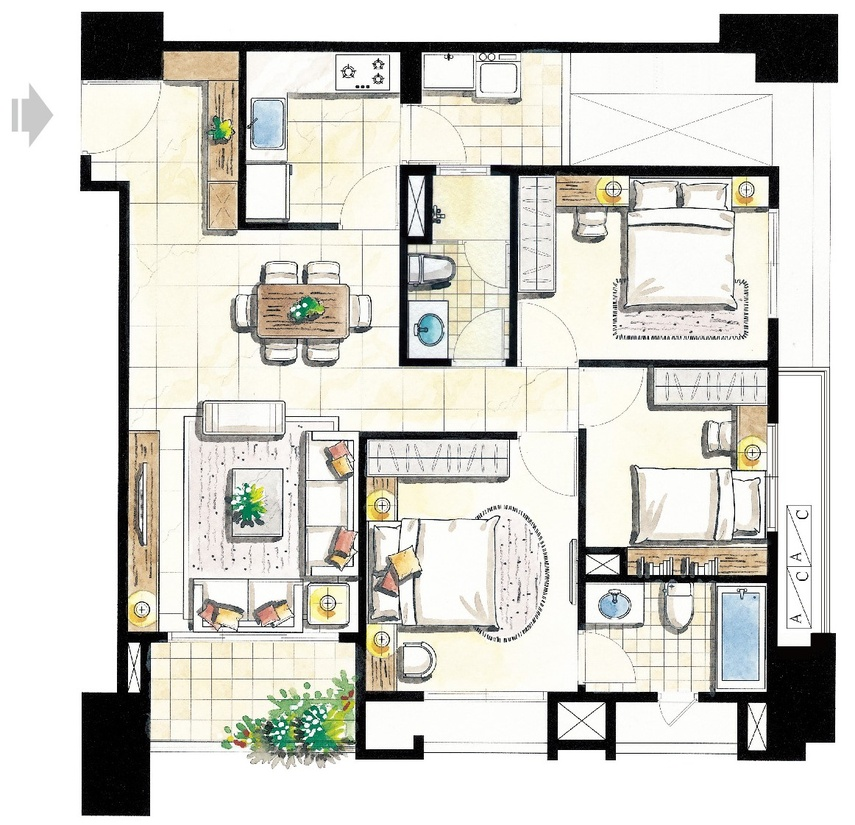
#> input picture images/FloorPlan (2).jpg, 855 x 825 px, shrunk from 1162 x 1122 before the run
$ python obstacle.py
#> lines starting #> are read from the running program, lines starting #| are printed output that depends on the picture; after the words box and inside, x2 and y2 are one past the last pixel; in counts of white or black regions, pixels touching at a corner belong together
### fengshui/item.py
from typing import List, Optional, Dict

class Item:
    """
    Defines an object's name and its position on the floor plane for "overlap calculation" and "path obstacle detection".
    """
    def __init__(self, x1= 0.0, y1= 0.0, x2= 0.0, y2= 0.0, name= None, orientation= None):
        self.x1 = x1
        self.y1 = y1
        self.x2 = x2
        self.y2 = y2
        self.name = name
        self.orientation = orientation

    def get_center(self) -> Dict[str, int]:
        """ Calculate the center of the item. (pixel) """
        center_X = int((self.x1 + self.x2) / 2)
        center_Y = int((self.y1 + self.y2) / 2)
        return {'center_X':center_X, 'center_Y':center_Y}

    # [8 lines left out: function get_projection_values, not called in this run]

    def get_length_value(self) -> int:
        if self.orientation == 'vertical':
            return round(self.x2 - self.x1)
        elif self.orientation == 'horizontal':
            return round(self.y2 - self.y1)
        else:
            raise ValueError(f"Invalid orientation '{self.orientation}'. Orientation must be 'vertical' or 'horizontal'.")

    def __repr__(self):
        return  f"Item ({self.x1}, {self.y1}, {self.x2}, {self.y2},'{self.name}', '{self.orientation}')"

### obstacle/obstacle.py
from pathlib import Path
from typing import List, Tuple, Dict
import numpy as np
from PIL import Image
import cv2
import sys

# Path arrangement
FILE = Path(__file__).resolve()
ROOT = FILE.parents[1]
sys.path.insert(0, str(ROOT))  # for import modules

from fengshui.item import Item  # Core class, very important

def apply_white_boxes(floor_plan: np.ndarray, items: List[Item]) -> np.ndarray:
    """
    Apply white boxes on the floor plan image for each item's bounding box with a 2% margin.

    Parameters:
    - floor_plan (np.ndarray): The binarized floor plan image where obstacles are to be highlighted.
    - items (List[Item]): List of items whose bounding boxes are to be expanded and applied as white boxes on the floor plan.

    Returns:
    - np.ndarray: The updated floor plan image with white boxes applied over the specified items.
    """
    height, width = floor_plan.shape[:2]

    for item in items:
        # Get the bounding box coordinates from the Item object
        x_min, y_min = int(item.x1), int(item.y1)
        x_max, y_max = int(item.x2), int(item.y2)

        # Calculate a 2% margin to expand the bounding box
        x_margin = int((x_max - x_min) * 0.02)
        y_margin = int((y_max - y_min) * 0.02)

        # Adjust the coordinates to include the margin, ensuring they stay within image boundaries
        x_min = max(0, x_min - x_margin)
        y_min = max(0, y_min - y_margin)
        x_max = min(width, x_max + x_margin)
        y_max = min(height, y_max + y_margin)

        # Set the pixels in the expanded bounding box area to white
        floor_plan[y_min:y_max, x_min:x_max] = 255

    return floor_plan


def floor_plan_binarization(image_path: Path) -> np.ndarray:
    """
    Binarize the floor plan image.

    Parameters:
    - image_path (Path): Path to the image file.

    Returns:
    - np.ndarray: Binarized image.
    """
    try:
        pil_image = Image.open(image_path)
        image = np.array(pil_image)
    except Exception as e:
        raise ValueError(f"Failed to load image from {image_path}: {e}")

    if image is None:
        raise ValueError(f"Failed to load image from {image_path}")

    # Check if the image is already grayscale or not
    if len(image.shape) == 3:  # If image has 3 channels, it's a color image
        image = cv2.cvtColor(image, cv2.COLOR_BGR2GRAY)

    # Apply bilateral filter
    blur = cv2.bilateralFilter(image, 10, 100, 1000)

    # Apply morphological operations
    kernel = np.ones((3, 3), np.uint8)
    img_erode = cv2.erode(blur, kernel)
    img_dilate = cv2.dilate(img_erode, kernel)

    # Apply threshold to binarize the image
    ret, result = cv2.threshold(img_dilate, 70, 255, cv2.THRESH_BINARY)

    return result


def bresenham_line(x0: int, y0: int, x1: int, y1: int) -> List[Tuple[int, int]]:
    """
    Generate points in a line from (x0, y0) to (x1, y1) using Bresenham's algorithm.

    Parameters:
    - x0, y0, x1, y1 (int): Coordinates of the start and end points.

    Returns:
    - List[Tuple[int, int]]: List of points in the line.
    """
    points = []
    dx = abs(x1 - x0)
    dy = -abs(y1 - y0)
    sx = 1 if x0 < x1 else -1
    sy = 1 if y0 < y1 else -1
    err = dx + dy
    while True:
        points.append((x0, y0))
        if x0 == x1 and y0 == y1:
            break
        e2 = 2 * err
        if e2 >= dy:
            err += dy
            x0 += sx
        if e2 <= dx:
            err += dx
            y0 += sy
    return points

def points_check(floor_plan: np.ndarray, points_line: List[Tuple[int, int]], scan_range: int, orientation: str) -> int:
    """
    Check points along the line for obstacles and count black points.

    Parameters:
    - floor_plan (np.ndarray): Binarized floor plan image.
    - points_line (List[Tuple[int, int]]): List of points in the line.
    - scan_range (int): Range to scan around each point.
    - orientation (str): Orientation of the scan ('vertical' or 'horizontal').

    Returns:
    - int: Maximum number of black points found along the scan range.
    """
    half_range = round(scan_range / 2)
    max_black_point = 0

    for point in points_line:
        black_point_counter = 0
        if orientation == 'vertical':
            left = max(point[0] - half_range, 0)
            right = min(point[0] + half_range, floor_plan.shape[1])
            for n in range(left, right + 1):
                if floor_plan[point[1], n] == 0:
                    black_point_counter += 1
        elif orientation == 'horizontal':
            up = max(point[1] - half_range, 0)
            down = min(point[1] + half_range, floor_plan.shape[0])
            for n in range(up, down + 1):
                if floor_plan[n, point[0]] == 0:
                    black_point_counter += 1
        max_black_point = max(max_black_point, black_point_counter)
    return max_black_point

def items_obstacle_detect(image_path: Path, items: List[Item]) -> Dict[str, any]:
    """
    Detect obstacles between two items on the floor plan.

    Parameters:
    - image_path (Path): Path to the floor plan image.
    - items (List[Item]): List of two items to check between.

    Returns:
    - Dict[str, Any]: Dictionary containing the binarized image array, points line, and obstacle rate.
    """

    result_dic ={
        'items' : [],
        'points_line' : [],
        'bin_image_np_arrary': None,
        'rate': 0.0
    }

    floor_plan = floor_plan_binarization(image_path)
#> in floor_plan_binarization, pil_image is the input picture: PIL image 855x825 RGB; mean R, G, B 212.5, 211.4, 204.9
#> in floor_plan_binarization, `image = cv2.cvtColor(image, cv2.COLOR_BGR2GRAY)`:
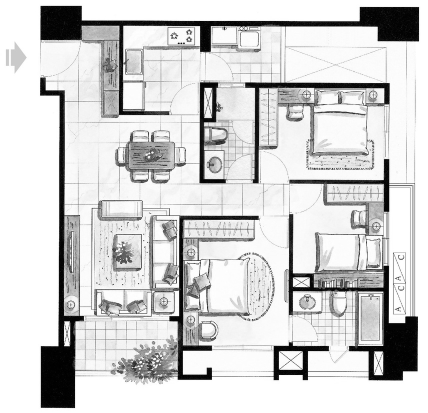
#> image: shape (825, 855) (shown at 1/2 size); min 0, max 255, mean 209.6
#> in floor_plan_binarization, `blur = cv2.bilateralFilter(image, 10, 100, 1000)`:
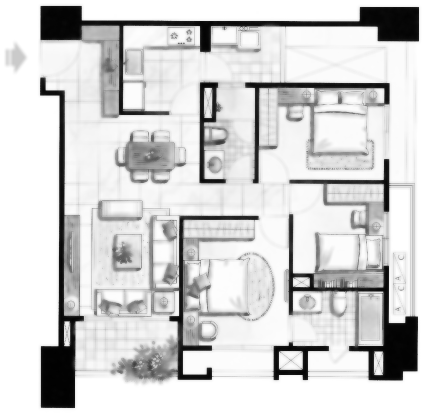
#> blur: shape (825, 855) (shown at 1/2 size); min 1, max 255, mean 210.3
#> in floor_plan_binarization, `img_erode = cv2.erode(blur, kernel)`:
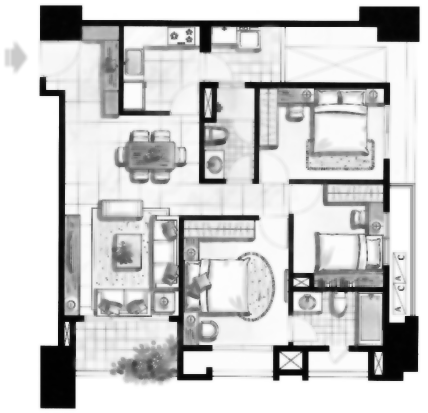
#> img_erode: shape (825, 855) (shown at 1/2 size); min 1, max 255, mean 202.3
#> in floor_plan_binarization, `ret, result = cv2.threshold(img_dilate, 70, 255, cv2.THRESH_BINARY)`:
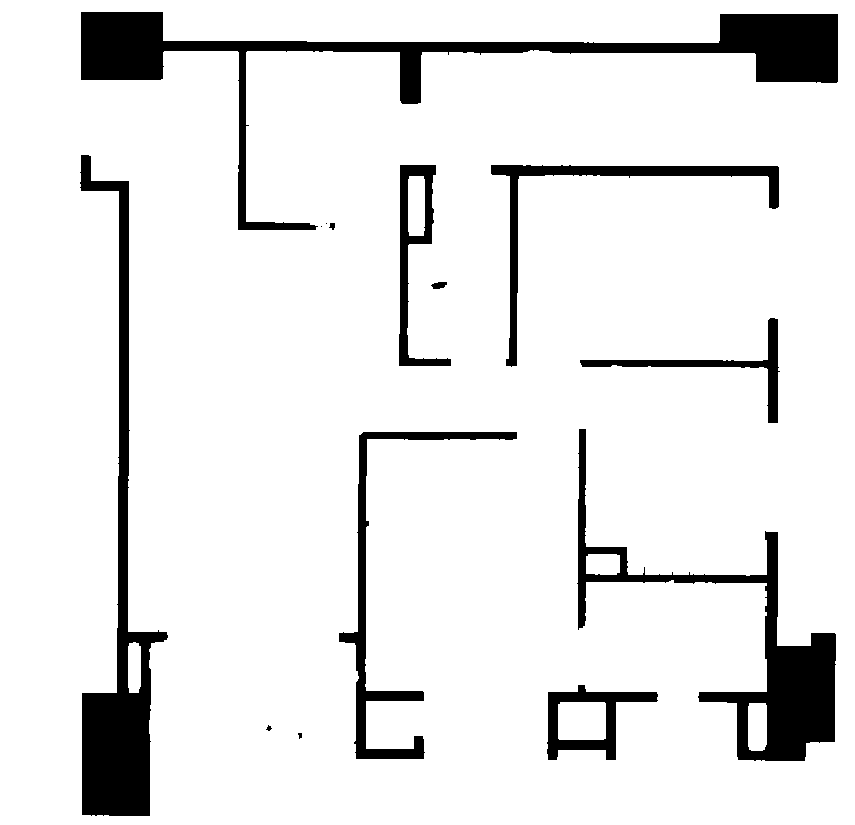
#> result: shape (825, 855); 90.3% white; 14 black regions (3 under 20 px), largest, box (x1, y1, x2, y2) and area: (81, 12, 838, 230) 21109, (80, 155, 168, 816) 15081, (577, 429, 836, 761) 13810
    start = items[0].get_center()
    end = items[1].get_center()
    points_line = bresenham_line(int(start['center_X']), int(start['center_Y']), int(end['center_X']), int(end['center_Y']))

    if items[0].orientation != items[1].orientation:
        raise ValueError("Items do not have the same orientation")

    # Clean Items area to white"
    floor_plan = apply_white_boxes(floor_plan=floor_plan, items=items)
#> after the loop in apply_white_boxes, `for item in items:`:
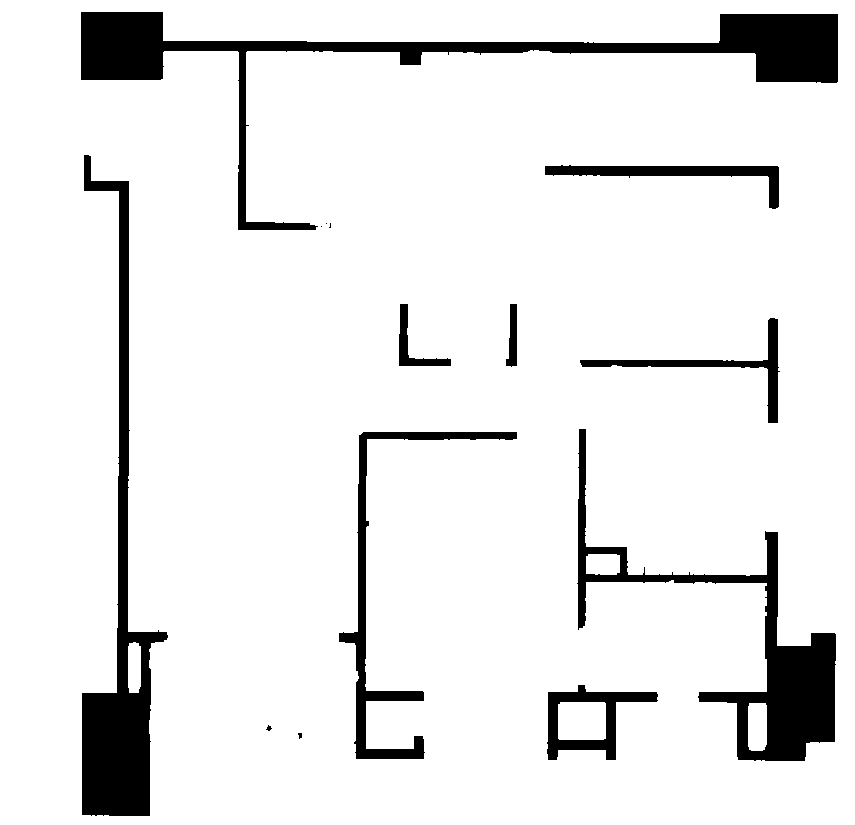
#> floor_plan: shape (825, 855); 91% white; 14 black regions (4 under 20 px), largest, box (x1, y1, x2, y2) and area: (81, 12, 838, 230) 20297, (82, 155, 168, 816) 14969, (577, 429, 836, 761) 13810

    # Check obstacle
    # scan_range = max(items[0].get_length_value(), items[1].get_length_value())
    # max_black_point = points_check(floor_plan, points_line, scan_range, items[0].orientation)

    # 2025/07/25
    # We have to calculate the rate of obstacle by two ways:
    # 1. The max black point in the scan range
    # 2. The min black point in the scan range
    # Since there are two items which means we have two scan ranges from the start to end point.
    # We have to consider the two points of view from different items.(Considering one way has obstacle, the other way may not have obstacle)
    scan_range = max(items[0].get_length_value(), items[1].get_length_value())
    look_from_small_tiem_max_black_point = points_check(floor_plan, points_line, scan_range, items[0].orientation)
#> look_from_small_tiem_max_black_point = 177
    look_from_small_rate =  look_from_small_tiem_max_black_point  / scan_range if scan_range > 0 else 0
#> look_from_small_rate = 0.766
    # IMPORTANT : Default rate is the look from small item
    rate = look_from_small_rate
#> rate = 0.766

    scan_range = min(items[0].get_length_value(), items[1].get_length_value())
    look_from_big_tiem_max_black_point = points_check(floor_plan, points_line, scan_range, items[0].orientation)
#> look_from_big_tiem_max_black_point = 105
    look_from_big_rate =  look_from_big_tiem_max_black_point  / scan_range if scan_range > 0 else 0
#> look_from_big_rate = 1.01

    # Loose Detection, Strict Evaluation
    if look_from_small_rate >= 0.5 and look_from_big_rate < 0.5:
        # If the small item has a high rate of obstacle, we consider it as an obstacle which calls "Single Obstacle"
        obsticale_type = 'Unidirectional Obstacle'
    elif look_from_big_rate >= 0.5:
        obsticale_type = 'Bidirectional Obstacle'
    else:
        obsticale_type = 'No Obstacle'


    result_dic['items'] = items
    result_dic['bin_image_np_arrary'] = floor_plan
    result_dic['points_line'] = points_line
    result_dic['rate'] = rate
    result_dic['obstacle_type'] = obsticale_type

    return result_dic

if __name__ == "__main__":

    path = ROOT / 'images' / 'FloorPlan (2).jpg'
    items= [ Item (4.2847514152526855, 103.40266418457031, 83.41145324707031, 206.95797729492188,'entrance', 'horizontal'),
            Item (335.0831604003906, 69.35748291015625, 541.446044921875, 300.3077392578125,'kitchen', 'horizontal')]
    res = items_obstacle_detect(items=items, image_path=path)
#> res = 5 items

    for key in res:
        print("key:{}".format(key))
#> this loop made 5 passes
#> key on passes 1 to 5: 'items', 'points_line', 'bin_image_np_arrary', 'rate', 'obstacle_type'
#> (printed output is left out)

$ run again, with images/FloorPlan (97).jpg copied over images/FloorPlan (2).jpg
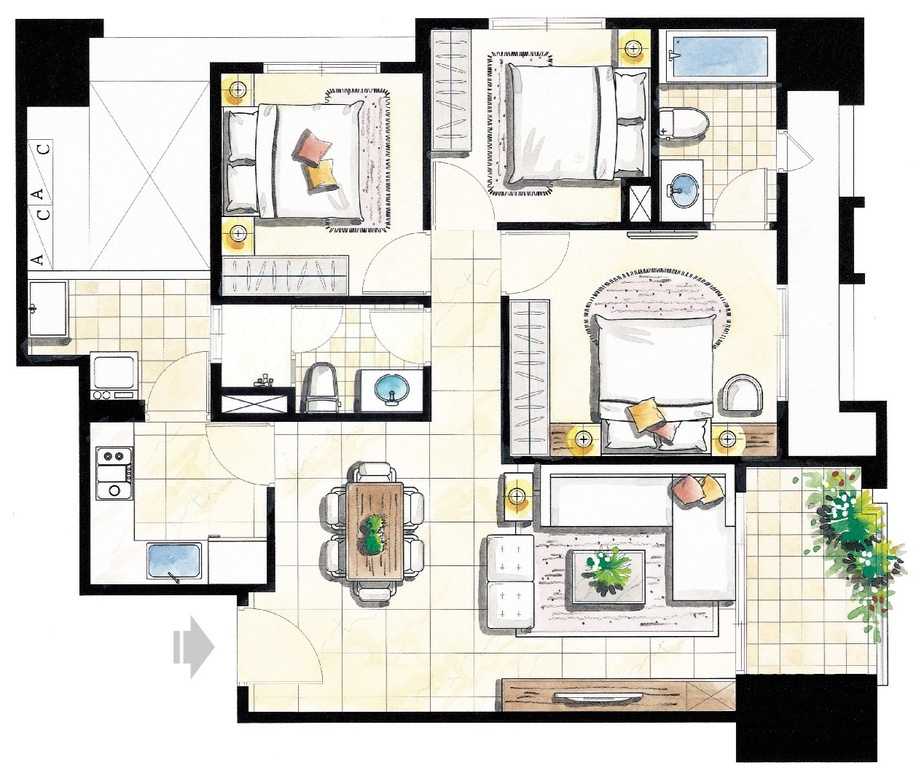
#> input picture images/FloorPlan (97).jpg, 913 x 773 px, shrunk from 1253 x 1061 before the run
#> in floor_plan_binarization, pil_image is the input picture: PIL image 913x773 RGB; mean R, G, B 212.9, 211.5, 205.7
#> in floor_plan_binarization, `ret, result = cv2.threshold(img_dilate, 70, 255, cv2.THRESH_BINARY)`:
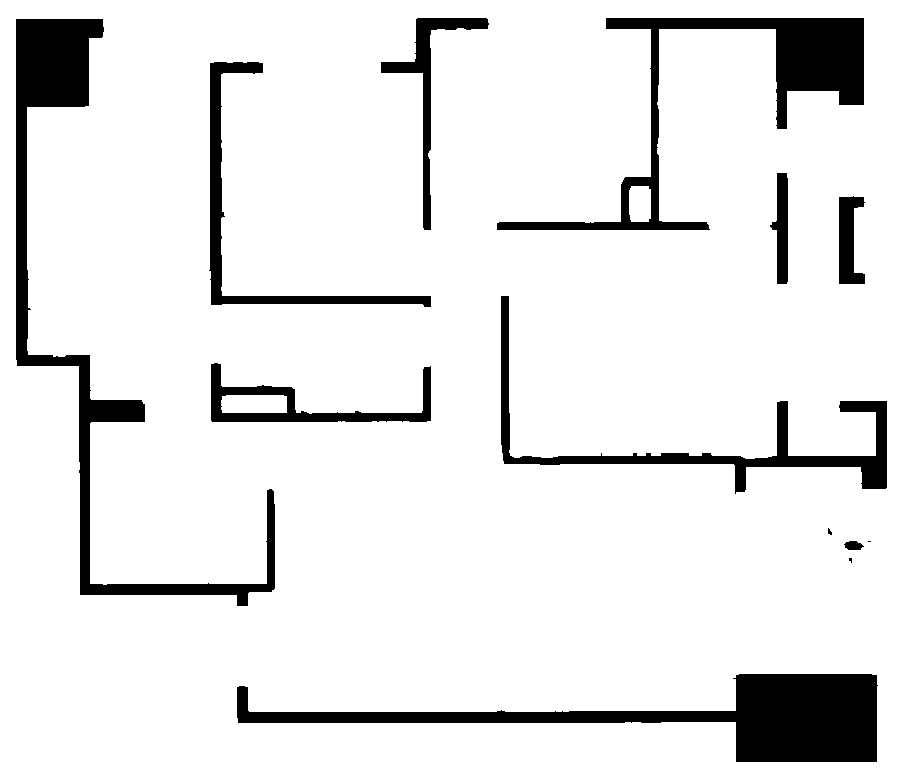
#> result: shape (773, 913); 90.2% white; 13 black regions (3 under 20 px), largest, box (x1, y1, x2, y2) and area: (237, 674, 878, 762) 18258, (16, 19, 275, 606) 16681, (497, 18, 864, 230) 12771
#> after the loop in apply_white_boxes, `for item in items:`:
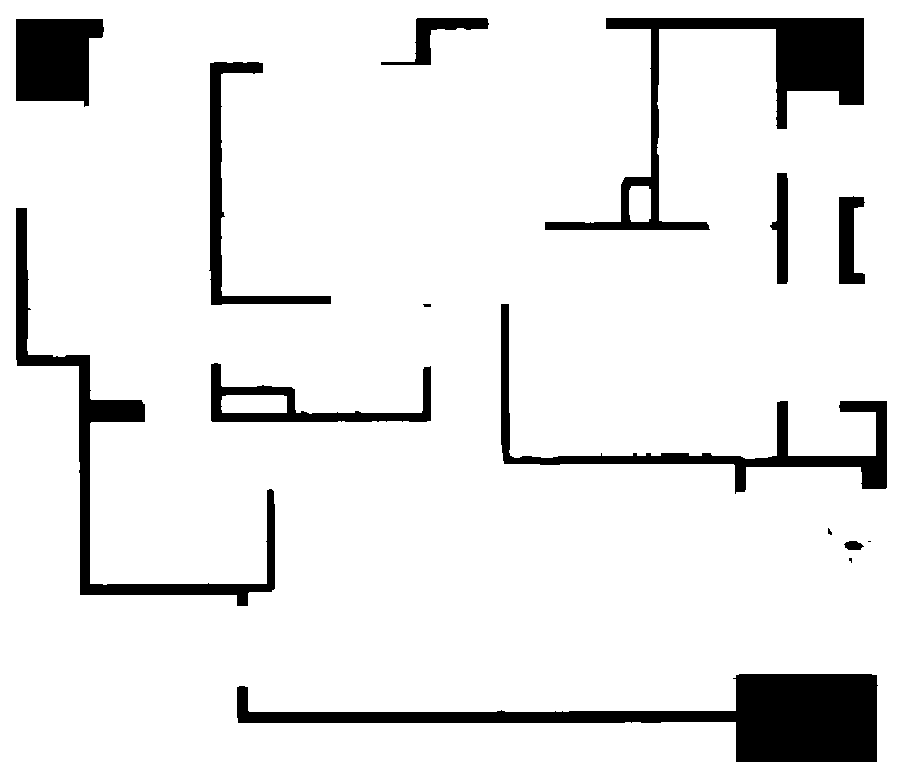
#> floor_plan: shape (773, 913); 90.8% white; 15 black regions (3 under 20 px), largest, box (x1, y1, x2, y2) and area: (237, 674, 878, 762) 18258, (545, 18, 864, 230) 12389, (16, 208, 275, 606) 8880
#> look_from_small_tiem_max_black_point = 223
#> look_from_small_rate = 0.965
#> look_from_big_tiem_max_black_point = 105
#> look_from_big_rate = 1.01
#> res = 5 items
#> the loop `for key in res:` made 5 passes
#> key on passes 1 to 5: 'items', 'points_line', 'bin_image_np_arrary', 'rate', 'obstacle_type'
#> (printed output is left out)
